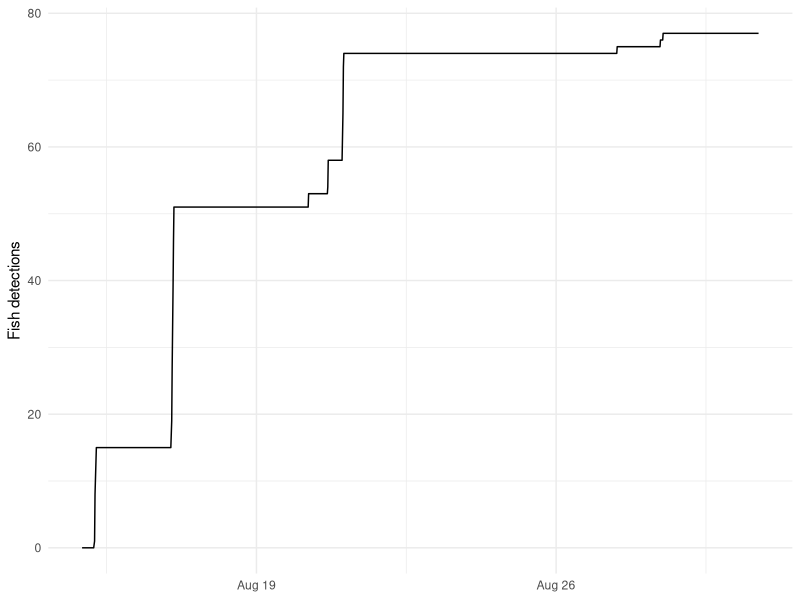
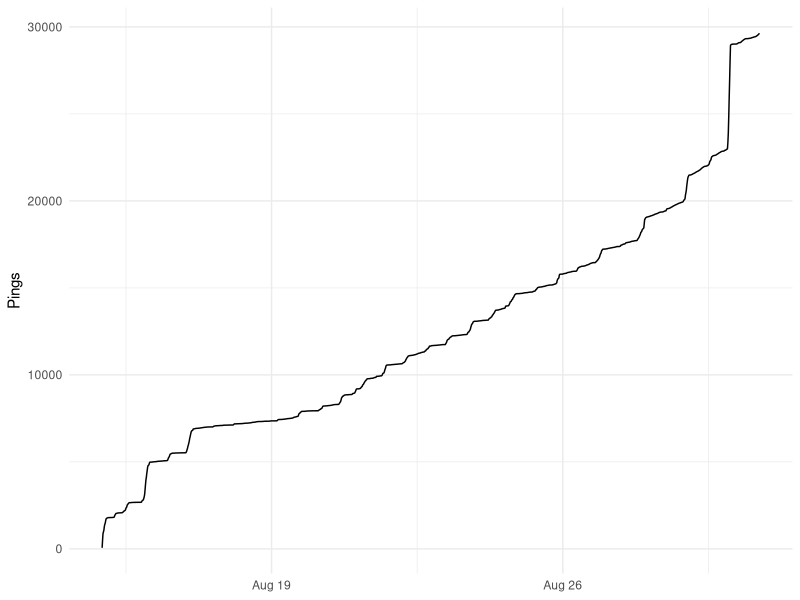
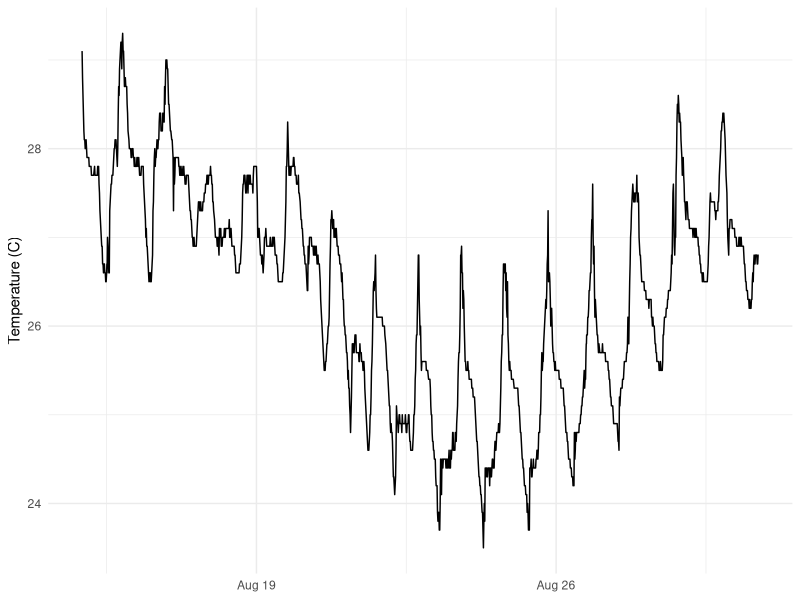
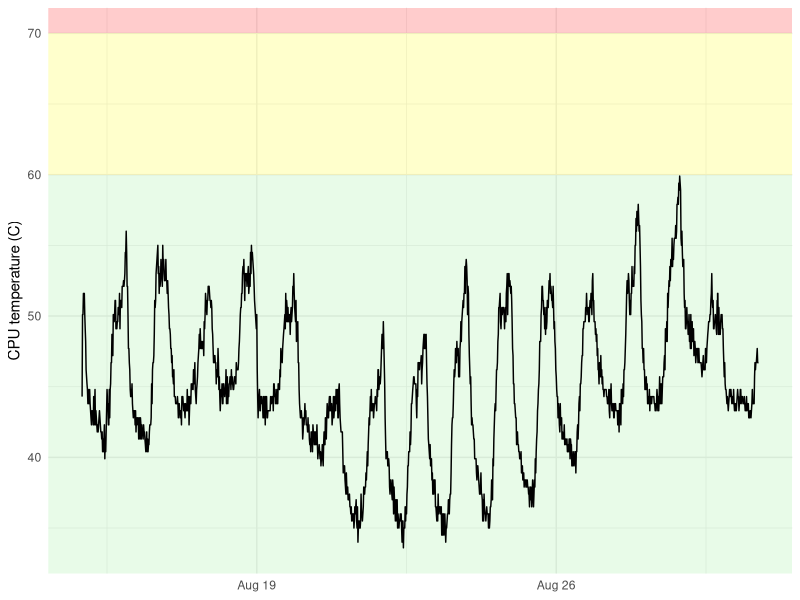
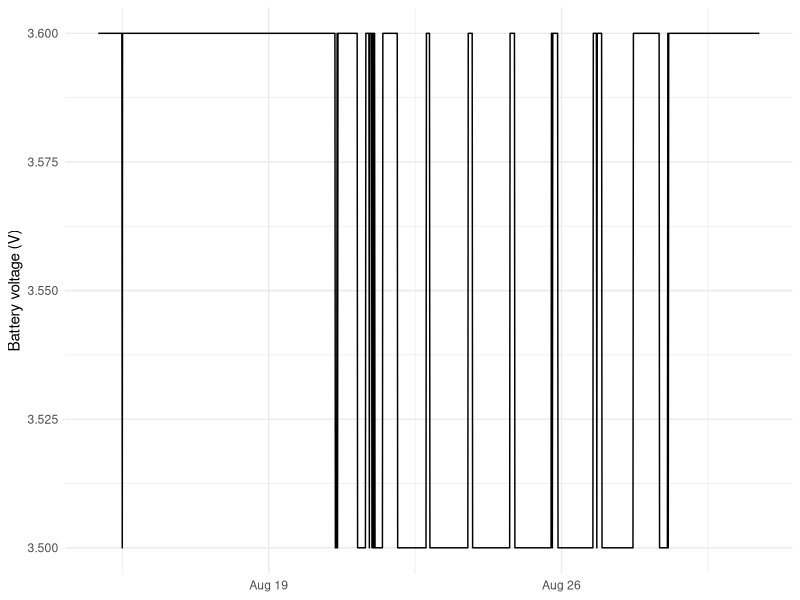
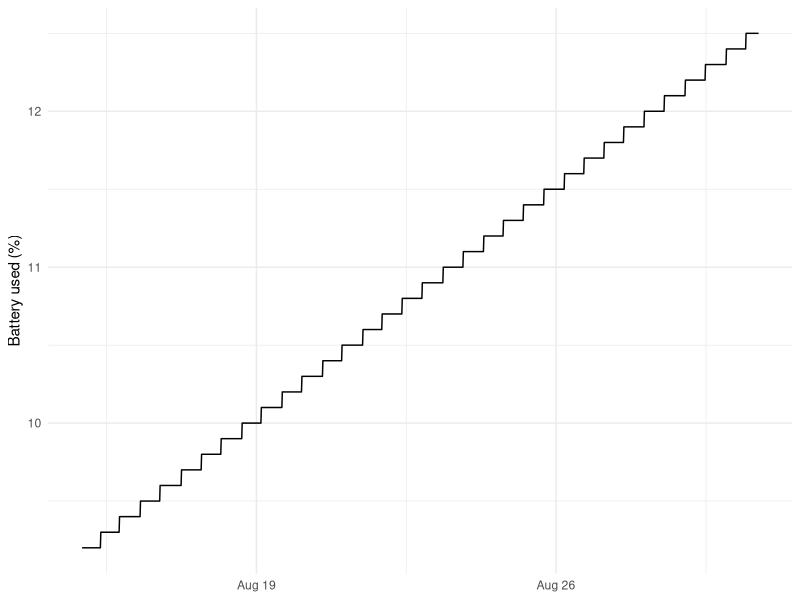
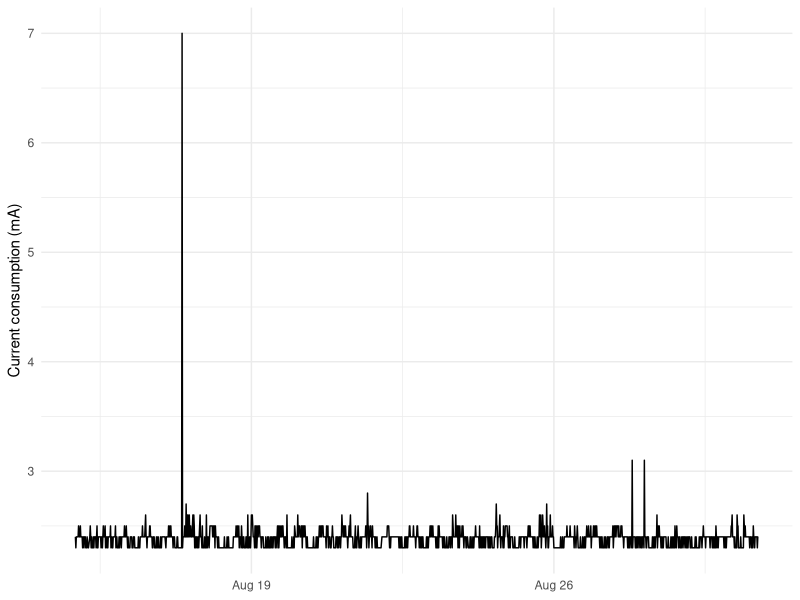

Reproduce these figures in R, in order.
## ---- chunk 1
library(data.table)
library(ggplot2)

parsed_db  <- fread('db_parsed.csv')

updated <- tail(parsed_db, 1)$receiver_time
attr(updated, "tzone") <- "America/New_York"
## ---- chunk 2
#| title: Detections

ggplot(parsed_db) +
    geom_line(aes(x = receiver_time, y = DC)) +
    labs(x = NULL, y = 'Fish detections') +
    theme_minimal()
## ---- chunk 3
#| title: Pings

ggplot(parsed_db) +
    geom_line(aes(x = receiver_time, y = PC)) +
    labs(x = NULL, y = 'Pings') +
    theme_minimal()
## ---- chunk 4
#| title: Water temp.
ggplot(parsed_db) +
    geom_line(aes(x = receiver_time, y = T)) +
    labs(x = NULL, y = 'Temperature (C)') +
    theme_minimal()
## ---- chunk 5
#| title: CPU temp.
ggplot(parsed_db) +
    annotate('rect',
        xmin = as.POSIXct(-Inf), xmax = as.POSIXct(Inf),
        ymin = 70, ymax = Inf,
        fill = 'red',
        alpha = 0.2) +
    annotate('rect',
        xmin = as.POSIXct(-Inf), xmax = as.POSIXct(Inf),
        ymin = 60, ymax = 70,
        fill = "yellow",
        alpha = 0.2) +
    annotate('rect',
        xmin = as.POSIXct(-Inf), xmax = as.POSIXct(Inf),
        ymin = -Inf, ymax = 60,
        fill = "lightgreen",
        alpha = 0.2) +
    geom_line(aes(x = cpu_time, y = cpu_temp)) +
    labs(x = NULL, y = 'CPU temperature (C)') +
    theme_minimal()
## ---- chunk 6
#| title: Battery voltage

ggplot(parsed_db) +
    geom_line(aes(x = receiver_time, y = BV)) +
    labs(x = NULL, y = 'Battery voltage (V)') +
    theme_minimal()
## ---- chunk 7
#| title: Battery usage

ggplot(parsed_db) +
    geom_line(aes(x = receiver_time, y = BU)) +
    labs(x = NULL, y = 'Battery used (%)') +
    theme_minimal()
## ---- chunk 8
#| title: Receiver draw

ggplot(parsed_db) +
    geom_line(aes(x = receiver_time, y = I)) +
    labs(x = NULL, y = 'Current consumption (mA)') +
    theme_minimal()
